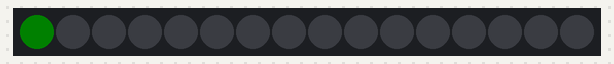
A sketch run on a simulated Arduino Uno, built with avr-gcc and run on an emulated ATmega328P. Shown: 16 RGB LEDs in strip order, left to right. Dim RGB values are drawn brighter than linear; what the sketch prints to the serial monitor is not drawn.

Above: at 0.01 s.
At 0.37 s:
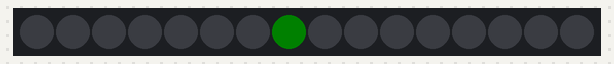
At 0.78 s:
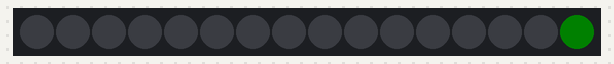

The sketch:

zone_animator_embedded.ino
```cpp
/*
* Z-One
* Microcontroller sketch that works with the Z-One Animator software
* Made by Pierluigi Dalla Rosa -- www.pierdr.com
*/
#include "zone.h"

#include <Adafruit_NeoPixel.h>


Adafruit_NeoPixel pixels = Adafruit_NeoPixel(ZONE_NUM_LEDS, ZONE_LED_PIN, NEO_GRB + NEO_KHZ800);


String inputString = "";         // a String to hold incoming data
bool stringComplete = false;
unsigned int pixelDescriptor = 0;

#define C_RED 13
#define C_GRN 6
#define C_BLU 4

#define C_MULTI 1

void setup() {

  Serial.begin(115200);
  Serial.println("test");

  pixels.begin();
  for(int i=0;i<ZONE_NUM_LEDS;i++)
  {
    pixels.setPixelColor(i, pixels.Color(0,5,0));
    pixels.show();
    delay(50);
    pixels.setPixelColor(i, pixels.Color(0,0,0));
    pixels.show();
  }
  inputString.reserve(200);

}

void loop() {

   if (stringComplete) {
      pixels.clear();

      for(int i=0;i<ZONE_NUM_LEDS;i++)
      {
          pixels.setPixelColor(i, pixels.Color(bitRead(pixelDescriptor, i)*C_RED*C_MULTI,bitRead(pixelDescriptor, i)*C_GRN*C_MULTI,bitRead(pixelDescriptor, i)*C_BLU*C_MULTI));
      }
      pixels.show();

      inputString = "";
      stringComplete = false;
  }
  serialEvent();
}

void serialEvent() {
  while (Serial.available()) {

    char inChar = (char)Serial.read();

    inputString += inChar;

    if (inChar == '-') {
      stringComplete = true;
      pixelDescriptor = atol(inputString.c_str());
    }
  }
}
```

zone.h
```cpp
#define ZONE_LED_PIN        13
#define ZONE_LDR_PIN        A0
#define ZONE_OPTO_PIN       D12
#define ZONE_NUM_LEDS       16
#define ZONE_SCREWTERM_PIN  D10

//THERE IS A PULLUP RESISTOR ON A1
```
